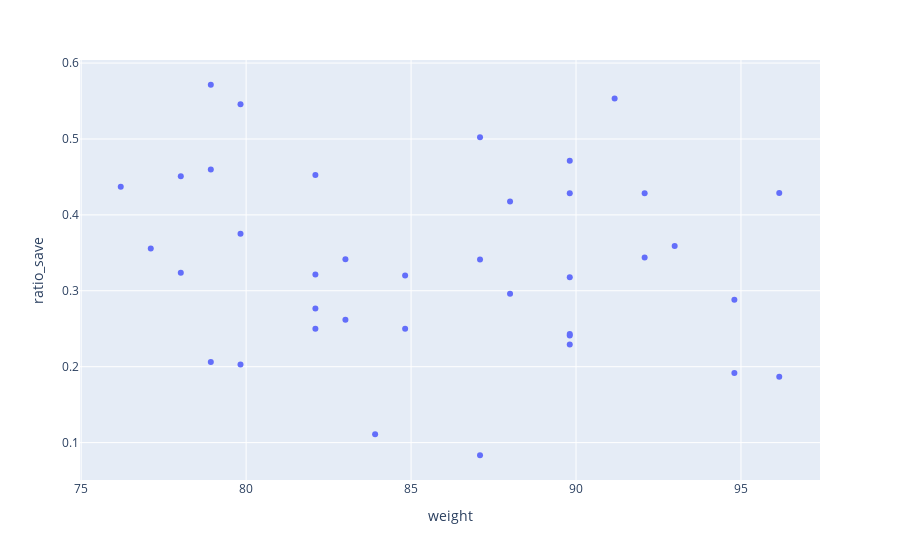

Write notebook code for a chart like this one.
### Code cell
px.scatter(season_2015_2016, x='weight', y='ratio_save', hover_name='player_name')

### Figure 1 — Plotly figure (JSON) as saved in the notebook; plotly's stock layout.template omitted (floating-point values rounded to 4 significant figures)
{"data": [{"hovertemplate": "<b>%{hovertext}</b><br><br>weight=%{x}<br>ratio_save=%{y}<extra></extra>", "hovertext": ["Hugo Lloris", "Heurelho Gomes", "Kasper Schmeichel", "Simon Mignolet", "Petr Cech", "Lukasz Fabianski", "Joe Hart", "Artur Boruc", "David De Gea", "Adrian", "Jack Butland", "Wayne Hennessey", "Tim Howard", "John Ruddy", "Brad Guzan", "Thibaut Courtois", "Robert Elliot", "Boaz Myhill", "Vito Mannone", "Fraser Forster", "Costel Pantilimon", "Ben Foster", "Maarten Stekelenburg", "Asmir Begovic", "Joel Robles", "Declan Rudd", "Mark Bunn", "Karl Darlow", "Tim Krul", "Darren Randolph", "Alex McCarthy", "Adam Federici", "Shay Given", "Sergio Romero", "Kristoffer Nordfeldt", "Kelvin Davis", "David Ospina", "Wilfredo Caballero"], "legendgroup": "", "marker": {"color": "#636efa", "symbol": "circle"}, "mode": "markers", "name": "", "orientation": "v", "showlegend": false, "type": "scatter", "x": [78.02, 82.1, 76.2, 87.09, 89.81, 83.01, 91.17, 87.09, 82.1, 77.11, 94.8, 89.81, 88, 96.16, 94.8, 88, 92.99, 92.08, 79.83, 89.81, 96.16, 89.81, 92.08, 83.01, 89.81, 84.82, 78.02, 78.93, 82.1, 79.83, 78.93, 89.81, 83.91, 87.09, 84.82, 82.1, 78.93, 79.83], "xaxis": "x", "y": [0.451, 0.2766, 0.437, 0.5024, 0.318, 0.262, 0.5534, 0.3412, 0.4527, 0.3556, 0.2881, 0.2411, 0.4175, 0.4287, 0.1917, 0.2962, 0.3591, 0.3439, 0.2027, 0.4714, 0.1868, 0.2292, 0.4286, 0.3417, 0.2431, 0.32, 0.3238, 0.4597, 0.3214, 0.5458, 0.2062, 0.4286, 0.1111, 0.08333, 0.25, 0.25, 0.5714, 0.375], "yaxis": "y"}], "layout": {"autosize": true, "legend": {"tracegroupgap": 0}, "margin": {"t": 60}, "xaxis": {"anchor": "y", "autorange": true, "domain": [0, 1], "range": [75.03, 97.33], "title": {"text": "weight"}, "type": "linear"}, "yaxis": {"anchor": "x", "autorange": true, "domain": [0, 1], "range": [0.04873, 0.606], "title": {"text": "ratio_save"}, "type": "linear"}}}
